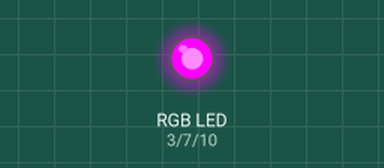
This program was run on a simulated Arduino Uno, built with avr-gcc and run on an emulated ATmega328P. Parts: an RGB LED mixed from three pins (HIGH = lit).

Above: at 25.5 s.
At 31.9 s:
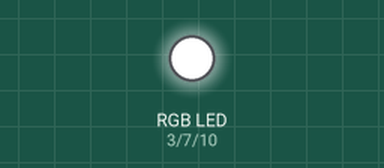
Timing chart, 0 to 40.0 s (numbered marks = the images above):
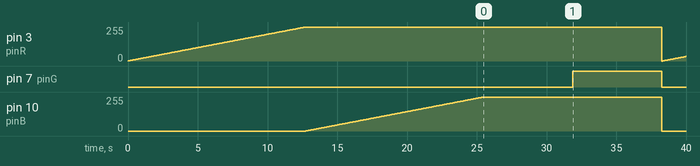

The program:

main.cpp
```cpp
#include <Arduino.h>

#define pinR 3
#define pinG 7
#define pinB 10
int red = 0;
int green = 0;
int blue = 0;

void setColor() {
  analogWrite(pinR, red);
  analogWrite(pinG, green);
  analogWrite(pinB, blue);
  delay(50);
}

void setup() {
  pinMode(pinR, OUTPUT);
  pinMode(pinG, OUTPUT);
  pinMode(pinB, OUTPUT);
}

void loop() {

  if (red < 255) {
    red++;
  } else if (blue < 255) {
    blue++;
  } else if (green < 255) {
    green++;
  } else {
    red = 0;
    blue = 0;
    green = 0;
  }

  setColor();
}
```

Measured:
- by itself, pin 7 (pinG): LOW → HIGH at 31.9 s, → LOW 6.4 s later
- by itself, pin 10 (pinB): rises from 0/255 to 255/255 in 12.7 s, then falls to 0/255 in 12.8 s
